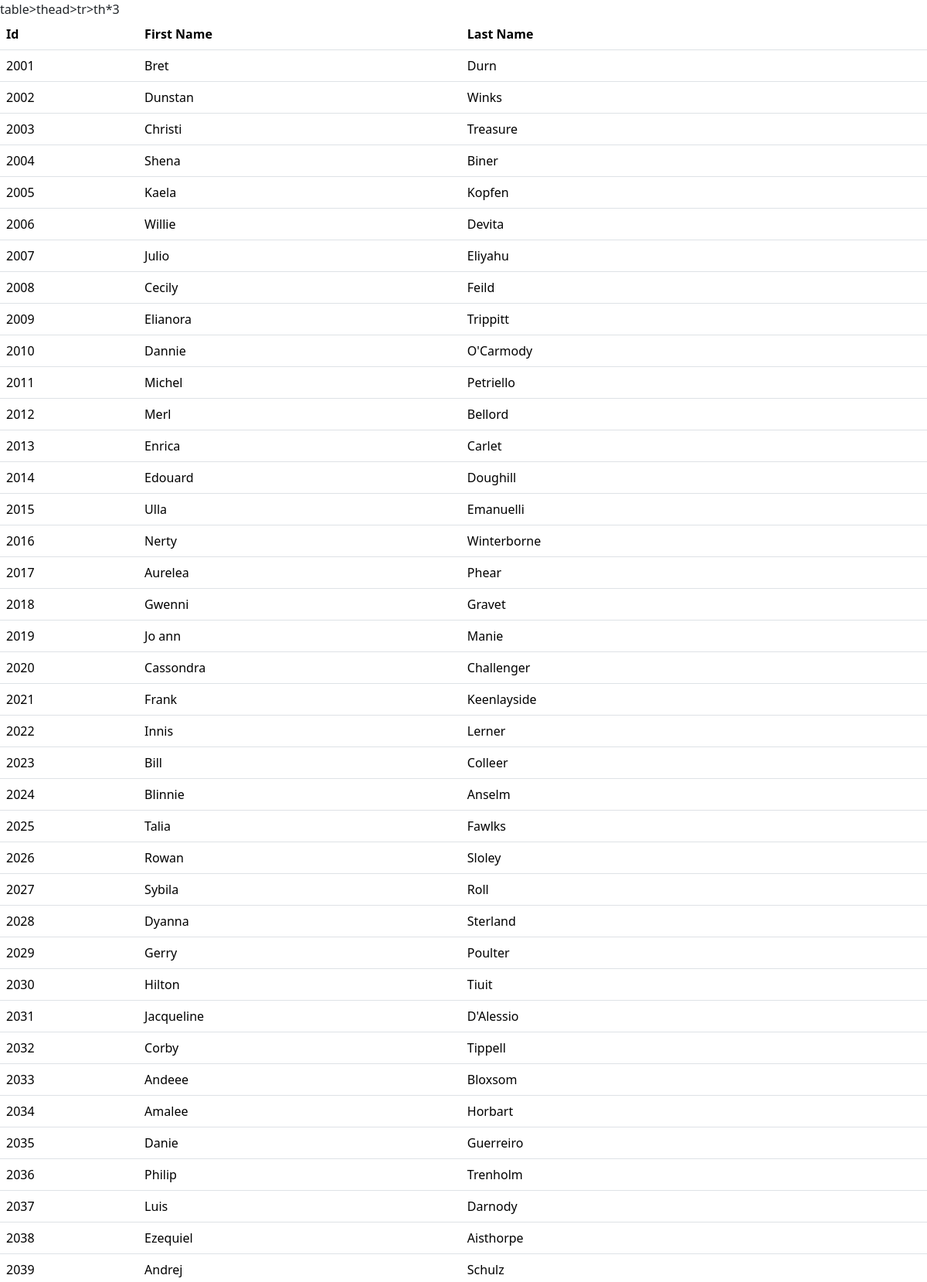
The page / (upper part) on the database its author committed.
### tables this page shows
CREATE TABLE "users_tbl" (
	"id"	INTEGER,
	"first_name"	TEXT,
	"last_name"	TEXT,
	"email"	TEXT,
	"gender"	TEXT,
	"ip_address"	TEXT,
	PRIMARY KEY("id" AUTOINCREMENT)
);

### tp10/app.py (the view)
@app.route("/")
def users():
    with UserDAO('users_db.db') as dao:
        data_users = list(dao.findAll())
    return render_template(
        "user_list.html",
        users=data_users
        )

### tp10/UserDAO.py (called while the page is built)
    def __enter__(self):
        print("enter")
        return self

    def __exit__(self, *exc):
        print("exit")
        self.__con.close()
        self.__con = None
        return False

    def findAll(self):
        sql = "SELECT * FROM users_tbl"
        cur = self.__con.cursor()
        res = cur.execute(sql)
        for r in res.fetchall():
            u = User(*r)
            yield u

    def __del__(self):
        if self.__con:
            self.__con.close()

### tp10/templates/user_list.html (shortened to what this page needs)
<!DOCTYPE html>
<html lang="en">
<head>
    <link href="https://cdn.jsdelivr.net/npm/bootstrap@5.3.2/dist/css/bootstrap.min.css" rel="stylesheet">
</head>
<body>
    table>thead>tr>th*3
    <table class="table">
        <thead>
            <tr>
                <th>Id</th>
                <th>First Name</th>
                <th>Last Name</th>
            </tr>
        </thead>
        <tbody>
            {% for user in users %}
            <tr>
                <td>{{user.id}}</td>
                <td>{{user.first_name}}</td>
                <td>{{user.last_name}}</td>
            </tr>
        </tbody>
        {% endfor%}
    </table>
</body>
</html>

### rows shown on the page
users_tbl: id "2001", first_name "Bret", last_name "Durn"
users_tbl: id "2002", first_name "Dunstan", last_name "Winks"
users_tbl: id "2003", first_name "Christi", last_name "Treasure"
users_tbl: id "2004", first_name "Shena", last_name "Biner"
users_tbl: id "2005", first_name "Kaela", last_name "Kopfen"
users_tbl: id "2006", first_name "Willie", last_name "Devita"
users_tbl: id "2007", first_name "Julio", last_name "Eliyahu"
users_tbl: id "2008", first_name "Cecily", last_name "Feild"
users_tbl: id "2009", first_name "Elianora", last_name "Trippitt"
users_tbl: id "2010", first_name "Dannie", last_name "O'Carmody"
users_tbl: id "2011", first_name "Michel", last_name "Petriello"
users_tbl: id "2012", first_name "Merl", last_name "Bellord"
users_tbl: id "2013", first_name "Enrica", last_name "Carlet"
users_tbl: id "2014", first_name "Edouard", last_name "Doughill"
users_tbl: id "2015", first_name "Ulla", last_name "Emanuelli"
users_tbl: id "2016", first_name "Nerty", last_name "Winterborne"
users_tbl: id "2017", first_name "Aurelea", last_name "Phear"
users_tbl: id "2018", first_name "Gwenni", last_name "Gravet"
users_tbl: id "2019", first_name "Jo ann", last_name "Manie"
users_tbl: id "2020", first_name "Cassondra", last_name "Challenger"
users_tbl: id "2021", first_name "Frank", last_name "Keenlayside"
users_tbl: id "2022", first_name "Innis", last_name "Lerner"
users_tbl: id "2023", first_name "Bill", last_name "Colleer"
users_tbl: id "2024", first_name "Blinnie", last_name "Anselm"
users_tbl: id "2025", first_name "Talia", last_name "Fawlks"
users_tbl: id "2026", first_name "Rowan", last_name "Sloley"
users_tbl: id "2027", first_name "Sybila", last_name "Roll"
users_tbl: id "2028", first_name "Dyanna", last_name "Sterland"
users_tbl: id "2029", first_name "Gerry", last_name "Poulter"
users_tbl: id "2030", first_name "Hilton", last_name "Tiuit"
users_tbl: id "2031", first_name "Jacqueline", last_name "D'Alessio"
users_tbl: id "2032", first_name "Corby", last_name "Tippell"
users_tbl: id "2033", first_name "Andeee", last_name "Bloxsom"
users_tbl: id "2034", first_name "Amalee", last_name "Horbart"
users_tbl: id "2035", first_name "Danie", last_name "Guerreiro"
users_tbl: id "2036", first_name "Philip", last_name "Trenholm"
users_tbl: id "2037", first_name "Luis", last_name "Darnody"
users_tbl: id "2038", first_name "Ezequiel", last_name "Aisthorpe"
users_tbl: id "2039", first_name "Andrej", last_name "Schulz"
